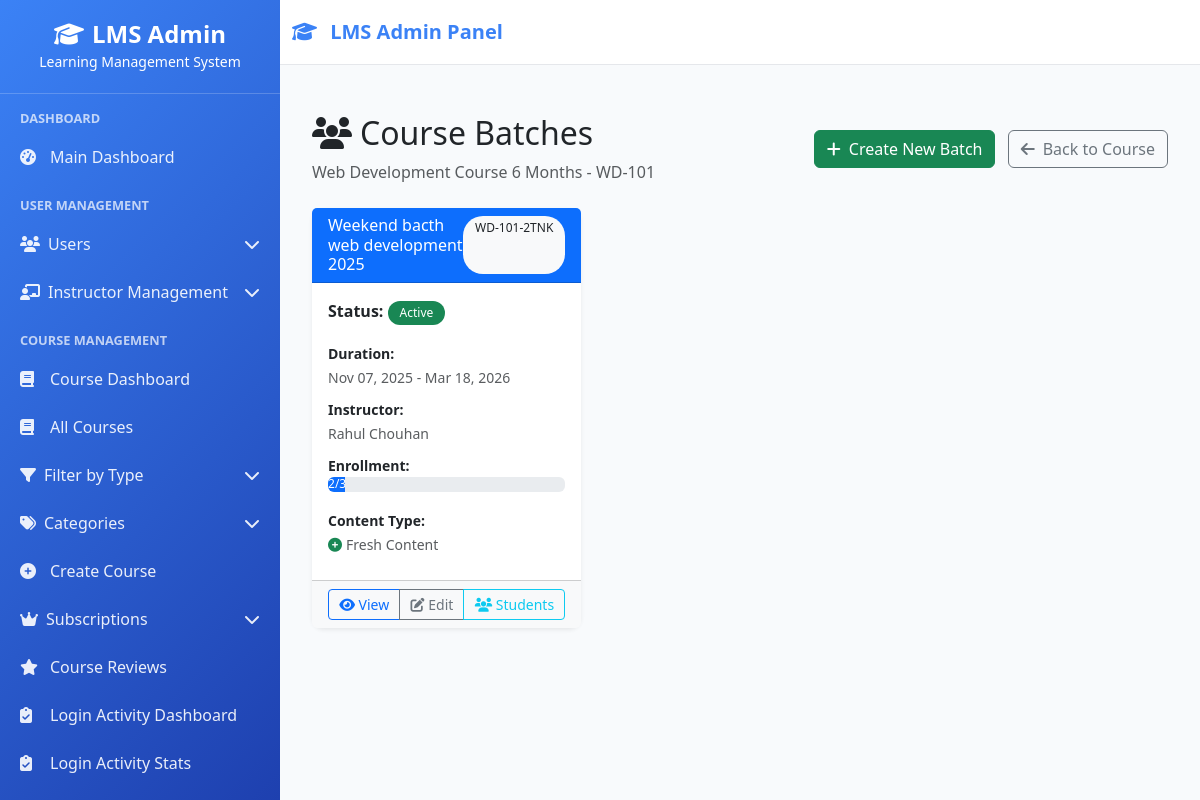
Screenshot of /courses/1/batches/ (signed in) with the database file from the repository.
### courses/models.py (models this page shows, shortened)
class Course(models.Model):
    DIFFICULTY_CHOICES = [
        ('beginner', 'Beginner'),
        ('intermediate', 'Intermediate'),
        ('advanced', 'Advanced'),
    ]
    STATUS_CHOICES = [
        ('draft', 'Draft'),
        ('published', 'Published'),
        ('archived', 'Archived'),
        ('suspended', 'Suspended'),
    ]
    COURSE_TYPE_CHOICES = [
        ('live', 'Live Classes'),
        ('recorded', 'Recorded'),
        ('hybrid', 'Hybrid'),
        ('offline', 'Offline')
    ]
    title = models.CharField(max_length=200)
    slug = models.SlugField(max_length=220, unique=True)
    description = models.TextField()
    short_description = models.TextField(max_length=500, help_text="Brief description for course cards")
    course_code = models.CharField(max_length=20, unique=True, help_text="e.g., CS101, PY001")
    category = models.ForeignKey(CourseCategory, on_delete=models.CASCADE, related_name='courses')
    instructor = models.ForeignKey(
        User, on_delete=models.CASCADE,
        limit_choices_to={'role': 'instructor'},
        related_name='instructor_courses'
    )
    co_instructors = models.ManyToManyField(
        User, blank=True,
        limit_choices_to={'role': 'instructor'},
        related_name='co_instructor_courses'
    )
    difficulty_level = models.CharField(max_length=20, choices=DIFFICULTY_CHOICES, default='beginner')
    course_type = models.CharField(max_length=20, choices=COURSE_TYPE_CHOICES, default='live')
    status = models.CharField(max_length=20, choices=STATUS_CHOICES, default='draft')
    max_students = models.PositiveIntegerField(default=30)
    duration_weeks = models.PositiveIntegerField(default=8, help_text="Course duration in weeks")
    hours_per_week = models.PositiveIntegerField(default=3, help_text="Expected study hours per week")
    price = models.DecimalField(max_digits=10, decimal_places=2, default=0.00)
    discounted_price = models.DecimalField(max_digits=10, decimal_places=2, null=True, blank=True)
    is_free = models.BooleanField(default=False)
    thumbnail = models.ImageField(upload_to='course_thumbnails/', null=True, blank=True)
    intro_video = models.URLField(blank=True, help_text="YouTube/Vimeo URL for course intro")
    enrollment_start_date = models.DateTimeField(null=True, blank=True)
    enrollment_end_date = models.DateTimeField(null=True, blank=True)
    course_start_date = models.DateTimeField(null=True, blank=True)
    course_end_date = models.DateTimeField(null=True, blank=True)
    prerequisites = models.TextField(blank=True, help_text="What students need to know before taking this course")
    learning_outcomes = models.TextField(help_text="What students will learn after completing this course")
    course_materials = models.TextField(blank=True, help_text="Required books, software, materials")
    meta_keywords = models.CharField(max_length=500, blank=True)
    meta_description = models.CharField(max_length=160, blank=True)
    is_active = models.BooleanField(default=True)
    is_featured = models.BooleanField(default=False, help_text="Show on homepage")
    allow_enrollment = models.BooleanField(default=True)
    created_at = models.DateTimeField(auto_now_add=True)
    updated_at = models.DateTimeField(auto_now=True)
    created_by = models.ForeignKey(
        User, on_delete=models.SET_NULL, null=True,
        related_name='created_courses'
    )
    total_enrollments = models.PositiveIntegerField(default=0)
    average_rating = models.DecimalField(max_digits=3, decimal_places=2, default=0.00)
    total_reviews = models.PositiveIntegerField(default=0)
    class Meta:
        ordering = ['-created_at']
        indexes = [
            models.Index(fields=['status', 'is_active']),
            models.Index(fields=['category', 'difficulty_level']),
            models.Index(fields=['instructor']),
        ]

class Batch(models.Model):
    CONTENT_CHOICES = [
        ('fresh', 'Fresh Content (Empty)'),
        ('copy', 'Copy Course Content'),
    ]
    STATUS_CHOICES = [
        ('draft', 'Draft'),
        ('active', 'Active'),
        ('completed', 'Completed'),
    ]
    course = models.ForeignKey(Course, on_delete=models.CASCADE, related_name='batches')
    name = models.CharField(max_length=200)  # "Spring 2025", "Weekend Batch"
    code = models.CharField(max_length=50, unique=True, blank=True)  # Auto-generated
    content_type = models.CharField(max_length=10, choices=CONTENT_CHOICES, default='copy')
    start_date = models.DateField()
    end_date = models.DateField()
    max_students = models.PositiveIntegerField(default=30)
    instructor = models.ForeignKey(
        User, on_delete=models.CASCADE,
        limit_choices_to={'role': 'instructor'}
    )
    status = models.CharField(max_length=20, choices=STATUS_CHOICES, default='draft')
    is_active = models.BooleanField(default=True)
    created_at = models.DateTimeField(auto_now_add=True)
    created_by = models.ForeignKey(
        User, on_delete=models.SET_NULL, null=True,
        related_name='created_batches'  # <-- Yeh add karo
    )
    DELIVERY_MODE_CHOICES = [
        ('online', 'Online'),
        ('offline', 'Offline'),
        ('hybrid', 'Hybrid'),
    ]
    delivery_mode = models.CharField(
        max_length=20,
        choices=DELIVERY_MODE_CHOICES,
        default='online'
    )
    classroom_location = models.CharField(max_length=200, blank=True)
    building_name = models.CharField(max_length=100, blank=True)
    floor_number = models.CharField(max_length=10, blank=True)
    classroom_capacity = models.IntegerField(default=30)
    latitude = models.DecimalField(max_digits=9, decimal_places=6, null=True, blank=True)
    longitude = models.DecimalField(max_digits=9, decimal_places=6, null=True, blank=True)
    attendance_radius_meters = models.IntegerField(
        default=50,
        help_text="Allowed distance for marking attendance"
    )
    class Meta:
        ordering = ['-created_at']
    class Meta:
        ordering = ['-created_at']
    def get_enrolled_count(self):
        return self.enrollments.filter(is_active=True).count()

### userss/models.py (models this page shows, shortened)
class CustomUser(AbstractUser):
    ROLE_CHOICES = (
    ("superadmin", "Super Admin"),
    ("instructor", "Instructor"),
    ("student", "Student"),
    ("webinar_user", "Webinar User"),  # Add this line
)
    role = models.CharField(max_length=20, choices=ROLE_CHOICES, default="student")
    phone_number = models.CharField(max_length=15, blank=True, null=True)
    profile_picture = models.ImageField(
        upload_to="profile_pics/", blank=True, null=True
    )
    bio = models.TextField(max_length=500, blank=True)
    date_of_birth = models.DateField(blank=True, null=True)
    address = models.TextField(max_length=200, blank=True)
    created_by = models.ForeignKey(
        "self",
        on_delete=models.SET_NULL,
        null=True,
        blank=True,
        related_name="created_users",
    )
    updated_at = models.DateTimeField(auto_now=True)
    def get_full_name(self):
        return f"{self.first_name} {self.last_name}".strip()
    class Meta:
        ordering = ["-date_joined"]
        verbose_name = "User"
        verbose_name_plural = "Users"

### courses/views.py (the view)
# urls.py: path("<int:course_id>/batches/", views.batch_list, name="batch_list"),
@login_required
def batch_list(request, course_id):
    if request.user.role not in ['superadmin', 'instructor']:
        return redirect('user_login')
    course = get_object_or_404(Course, id=course_id)
    if request.user.role == 'instructor' and course.instructor != request.user:
        messages.error(request, "You can only manage your own course batches!")
        return redirect('courses:manage_courses')
    batches = course.batches.all().order_by('-created_at')
    context = {
        'course': course,
        'batches': batches,
    }
    return render(request, 'courses/batch_list.html', context)

### lms/context_processors.py (called while the page is built, shortened)
def sidebar_context(request):
    context = {}
    if request.user.is_authenticated:
        from courses.models import Course
        is_admin = request.user.is_superuser or getattr(request.user, 'role', None) == 'superadmin'
        if is_admin:
            sidebar_courses = Course.objects.filter(is_active=True).order_by('course_code')[:15]
        elif getattr(request.user, 'role', None) == 'instructor':
            sidebar_courses = Course.objects.filter(
                instructor=request.user,
                is_active=True
            ).order_by('course_code')[:15]
        else:
            sidebar_courses = []
        context['sidebar_courses'] = sidebar_courses
        context['is_admin_user'] = is_admin  # Template में use करने के लिए
    return context

def instructor_permissions(request):
    context = {
        'instructor_permissions': [],
        'has_content_permission': False,
        'has_email_permission': False,
        'has_course_permission': False,
        'has_batch_permission': False,
        'has_student_permission': False,
        'has_analytics_permission': False,
    }
    return context

### userss/context_processors.py (called while the page is built, shortened)
def instructor_navigation(request):
    return {}

def student_context(request):
    return {'enrolled_courses_count': 0}

def instructor_permissions(request):
    if not request.user.is_authenticated:
        return {}
    if request.user.role != 'instructor':
        return {}

### courses/templates/courses/batch_list.html (shortened to what this page needs)
{% extends "base.html" %}
{% load static %}
{% block content %}
<div class="container-fluid mt-4">
    <div class="d-flex justify-content-between align-items-center mb-4">
        <div>
            <h2><i class="fas fa-users me-2"></i>Course Batches</h2>
            <p class="text-muted mb-0">{{ course.title }} - {{ course.course_code }}</p>
        </div>
        <div>
            <a href="{% url 'courses:create_batch' course.id %}" class="btn btn-success">
                <i class="fas fa-plus me-2"></i>Create New Batch
            </a>
            <a href="{% url 'courses:course_detail' course.id %}" class="btn btn-outline-secondary ms-2">
                <i class="fas fa-arrow-left me-2"></i>Back to Course
            </a>
        </div>
    </div>
    {% if batches %}
        <div class="row">
            {% for batch in batches %}
                <div class="col-md-6 col-lg-4 mb-4">
                    <div class="card h-100 shadow-sm">
                        <div class="card-header bg-primary text-white d-flex justify-content-between">
                            <h6 class="mb-0">{{ batch.name }}</h6>
                            <span class="badge bg-light text-dark">{{ batch.code }}</span>
                        </div>
                        <div class="card-body">
                            <div class="mb-3">
                                <strong>Status:</strong>
                                {% if batch.status == 'active' %}
                                    <span class="badge bg-success">Active</span>
                                {% elif batch.status == 'draft' %}
                                    <span class="badge bg-warning">Draft</span>
                                {% else %}
                                    <span class="badge bg-secondary">{{ batch.get_status_display }}</span>
                                {% endif %}
                            </div>
                            <div class="mb-2">
                                <small><strong>Duration:</strong></small><br>
                                <small class="text-muted">
                                    {{ batch.start_date|date:"M d, Y" }} - {{ batch.end_date|date:"M d, Y" }}
                                </small>
                            </div>
                            <div class="mb-2">
                                <small><strong>Instructor:</strong></small><br>
                                <small class="text-muted">{{ batch.instructor.get_full_name|default:batch.instructor.username }}</small>
                            </div>
                            <div class="mb-3">
                                <small><strong>Enrollment:</strong></small><br>
                                <div class="progress" style="height: 15px;">
                                    {% with enrolled=batch.get_enrolled_count %}
                                        <div class="progress-bar" style="width: {% widthratio enrolled batch.max_students 100 %}%">
                                            {{ enrolled }}/{{ batch.max_students }}
                                        </div>
                                    {% endwith %}
                                </div>
                            </div>
                            <div class="mb-2">
                                <small><strong>Content Type:</strong></small><br>
                                <small class="text-muted">
                                    {% if batch.content_type == 'fresh' %}
                                        <i class="fas fa-plus-circle text-success me-1"></i>Fresh Content
                                    {% else %}
                                        <i class="fas fa-copy text-info me-1"></i>Copied from Course
                                    {% endif %}
                                </small>
                            </div>
                        </div>
                        <div class="card-footer bg-light">
                            <div class="btn-group w-100" role="group">
                                <a href="{% url 'courses:batch_detail' course.id batch.id %}"
                                   class="btn btn-outline-primary btn-sm">
                                    <i class="fas fa-eye"></i> View
                                </a>
                                <a href="{% url 'courses:edit_batch' course.id batch.id %}"
                                   class="btn btn-outline-secondary btn-sm">
                                    <i class="fas fa-edit"></i> Edit
                                </a>
                                <a href="{% url 'courses:batch_enrollments' course.id batch.id %}"
                                   class="btn btn-outline-info btn-sm">
                                    <i class="fas fa-users"></i> Students
                                </a>
                            </div>
                        </div>
                    </div>
                </div>
            {% endfor %}
        </div>
    {% endif %}
</div>
{% endblock %}

### userss/templates/base.html (style rules this page uses)
:root { --primary-color: #3b82f6; --secondary-color: #1e40af; --sidebar-width: 280px; }
* { margin: 0; padding: 0; box-sizing: border-box; }
body { background-color: #f8fafc; font-family: 'Segoe UI', Tahoma, Geneva, Verdana, sans-serif; }
.card { border: none; border-radius: 12px; box-shadow: 0 4px 15px rgba(0, 0, 0, 0.1); transition: all 0.3s ease; }
.badge { padding: 6px 12px; border-radius: 20px; font-weight: 500; }

### rows the page displays
Course: title "Web Development Course 6 Months", course_code "WD-101"
Batch: name "Weekend bacth web development 2025", code "WD-101-2TNK", status "Active", start_date "Nov 07, 2025", end_date "Mar 18, 2026", instructor.get_full_name "Rahul Chouhan", get_enrolled_count "2", content_type "fresh" (drawn)
